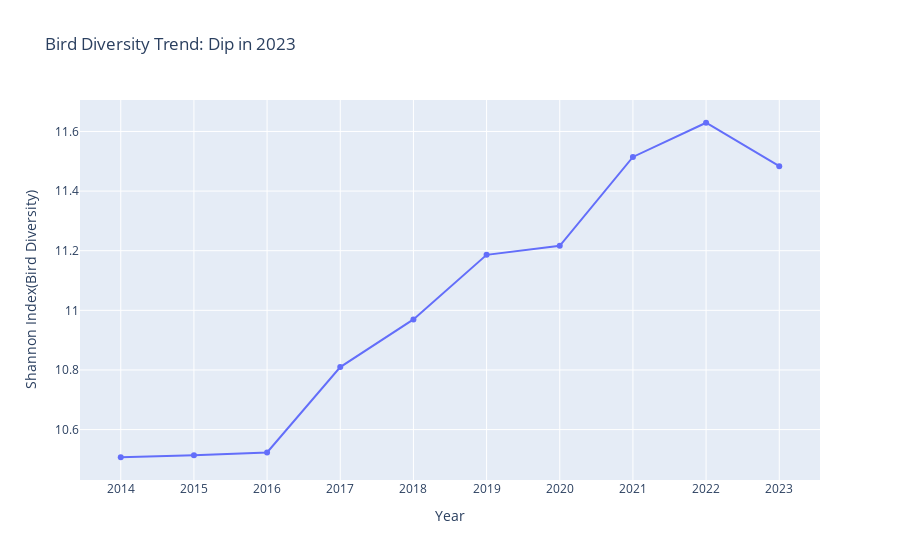

The code cell stored with this chart in its notebook:
### Code cell
#viz_df = viz_df[(viz_df["OBSERVATION YEAR"] >= 2019) & (viz_df["OBSERVATION YEAR"] <= 2023)] 
fig = px.line(viz_df.sort_values(by="OBSERVATION YEAR"), x='OBSERVATION YEAR', y='shannon_index',
             title='Bird Diversity Trend: Dip in 2023',
             labels={'OBSERVATION YEAR': 'Year', 'shannon_index': 'Shannon Index(Bird Diversity)'},markers=True)
fig.update_layout(xaxis=dict(tickmode='linear', dtick=1))
fig.show()

### Figure 1 — Plotly figure (JSON) as saved in the notebook; plotly's stock layout.template omitted (floating-point values rounded to 4 significant figures)
{"data": [{"hovertemplate": "Year=%{x}<br>Shannon Index(Bird Diversity)=%{y}<extra></extra>", "legendgroup": "", "line": {"color": "#636efa", "dash": "solid"}, "marker": {"symbol": "circle"}, "mode": "markers+lines", "name": "", "orientation": "v", "showlegend": false, "type": "scatter", "x": [2014, 2015, 2016, 2017, 2018, 2019, 2020, 2021, 2022, 2023], "xaxis": "x", "y": [10.51, 10.51, 10.52, 10.81, 10.97, 11.19, 11.22, 11.51, 11.63, 11.48], "yaxis": "y"}], "layout": {"autosize": true, "legend": {"tracegroupgap": 0}, "title": {"text": "Bird Diversity Trend: Dip in 2023"}, "xaxis": {"anchor": "y", "autorange": true, "domain": [0, 1], "dtick": 1, "range": [2013.0, 2024.0], "tickmode": "linear", "title": {"text": "Year"}, "type": "linear"}, "yaxis": {"anchor": "x", "autorange": true, "domain": [0, 1], "range": [10.41, 11.72], "title": {"text": "Shannon Index(Bird Diversity)"}, "type": "linear"}}}
